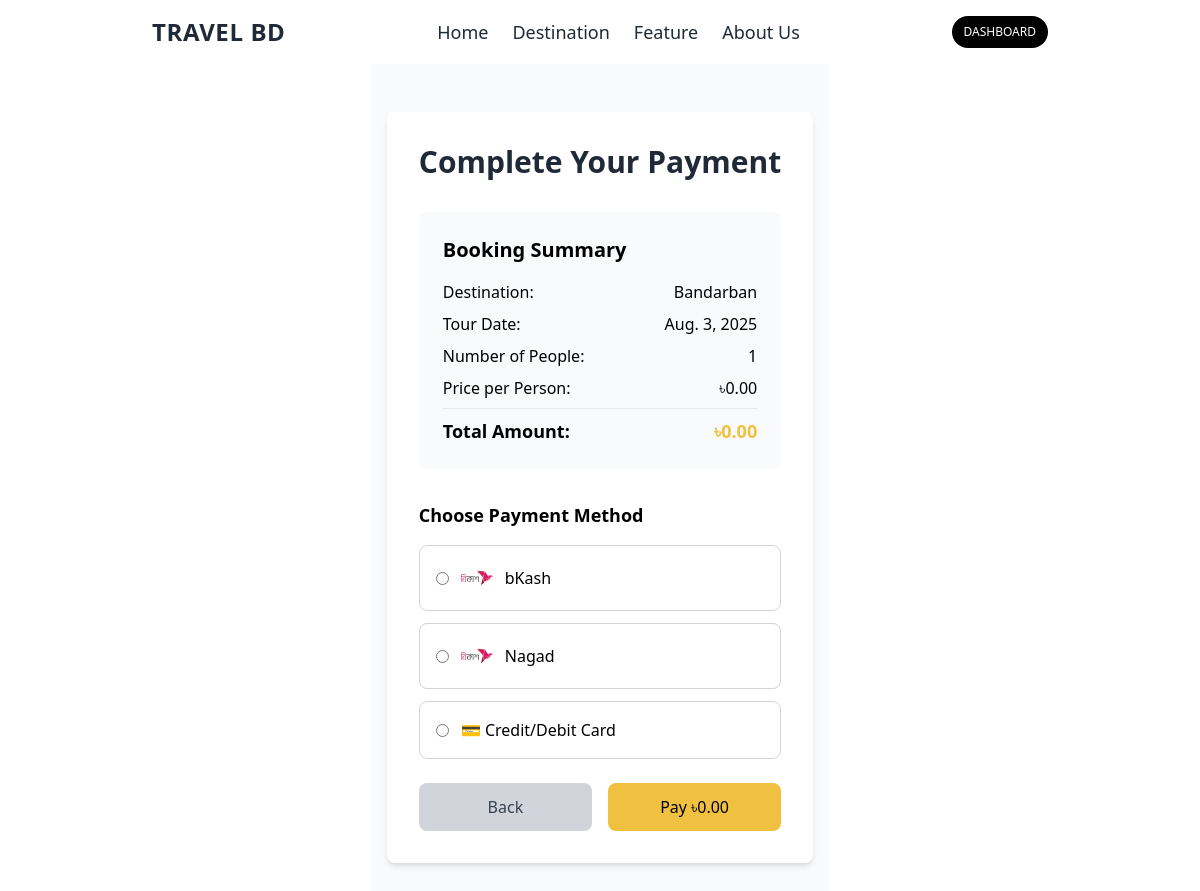
The app's page /destinations/payment/2/ (signed in) with its own data.
### destination/models.py (models this page shows, shortened)
class TourBooking(models.Model):
    BOOKING_STATUS_CHOICES = [
        ('pending', 'Pending'),
        ('confirmed', 'Confirmed'),
        ('cancelled', 'Cancelled'),
        ('completed', 'Completed'),
    ]
    user = models.ForeignKey(User, on_delete=models.CASCADE)
    destination = models.ForeignKey(Destination, on_delete=models.CASCADE)
    booking_date = models.DateTimeField(auto_now_add=True)
    tour_date = models.DateField()
    number_of_people = models.IntegerField(default=1)
    total_amount = models.DecimalField(max_digits=10, decimal_places=2)
    status = models.CharField(max_length=20, choices=BOOKING_STATUS_CHOICES, default='pending')
    special_requests = models.TextField(blank=True)
    contact_phone = models.CharField(max_length=15)

class Destination(models.Model):
    CATEGORY_CHOICES = [
        ('beach', 'Beach'),
        ('mountain', 'Mountain'),
        ('historical', 'Historical'),
        ('cultural', 'Cultural'),
        ('adventure', 'Adventure'),
        ('religious', 'Religious'),
        ('nature', 'Nature'),
        ('waterfall', 'Waterfall'),
        ('forest', 'Forest'),
        ('archaeological', 'Archaeological'),
    ]
    name = models.CharField(max_length=200)
    slug = models.SlugField(max_length=250, unique=True, blank=True)
    description = models.TextField()
    short_description = models.CharField(max_length=300)
    location = models.CharField(max_length=200)
    district = models.CharField(max_length=100)
    division = models.CharField(max_length=100)
    category = models.CharField(max_length=20, choices=CATEGORY_CHOICES)
    main_image = models.ImageField(upload_to='destinations/images/', blank=True, null=True)
    gallery_image_1 = models.ImageField(upload_to='destinations/images/', blank=True, null=True)
    gallery_image_2 = models.ImageField(upload_to='destinations/images/', blank=True, null=True)
    gallery_image_3 = models.ImageField(upload_to='destinations/images/', blank=True, null=True)
    best_time_to_visit = models.CharField(max_length=200)
    entry_fee = models.DecimalField(max_digits=8, decimal_places=2, default=0.00)
    duration = models.CharField(max_length=100)
    difficulty_level = models.CharField(max_length=50, choices=[
        ('easy', 'Easy'),
        ('moderate', 'Moderate'),
        ('hard', 'Hard'),
    ], default='easy')
    latitude = models.DecimalField(max_digits=9, decimal_places=6, blank=True, null=True)
    longitude = models.DecimalField(max_digits=9, decimal_places=6, blank=True, null=True)
    meta_description = models.CharField(max_length=160, blank=True)
    featured = models.BooleanField(default=False)
    is_active = models.BooleanField(default=True)
    created_at = models.DateTimeField(auto_now_add=True)
    updated_at = models.DateTimeField(auto_now=True)
    created_by = models.ForeignKey(User, on_delete=models.CASCADE, related_name='destinations', null=True, blank=True)
    tour_price = models.DecimalField(max_digits=10, decimal_places=2, default=0)
    tour_duration_days = models.IntegerField(default=1)
    max_group_size = models.IntegerField(default=20)
    tour_includes = models.TextField(blank=True, help_text="What's included in the tour package")
    tour_excludes = models.TextField(blank=True, help_text="What's not included")
    available_dates = models.TextField(blank=True, help_text="Available tour dates")
    class Meta:
        ordering = ['-featured', '-created_at']
        verbose_name = 'Destination'
        verbose_name_plural = 'Destinations'

### destination/views.py (the view, shortened to what this page needs)
# urls.py: path('payment/<int:booking_id>/', views.payment_view, name='payment'),
@login_required
def payment_view(request, booking_id):
    booking = get_object_or_404(TourBooking, id=booking_id, user=request.user)
    return render(request, 'payment.html', {'booking': booking})

### templates/payment.html (shortened to what this page needs)
{% extends 'base.html' %} {%load static%} {% block body %}
<div class="min-h-screen bg-gray-50 py-12">
  <div class="max-w-3xl mx-auto px-4">
    <div class="bg-white rounded-lg shadow-md p-8">
      <h1 class="text-3xl font-bold text-gray-800 mb-8">
        Complete Your Payment
      </h1>
      <div class="bg-gray-50 rounded-lg p-6 mb-8">
        <h2 class="text-xl font-semibold mb-4">Booking Summary</h2>
        <div class="space-y-2">
          <div class="flex justify-between">
            <span>Destination:</span>
            <span class="font-medium">{{ booking.destination.name }}</span>
          </div>
          <div class="flex justify-between">
            <span>Tour Date:</span>
            <span class="font-medium">{{ booking.tour_date }}</span>
          </div>
          <div class="flex justify-between">
            <span>Number of People:</span>
            <span class="font-medium">{{ booking.number_of_people }}</span>
          </div>
          <div class="flex justify-between">
            <span>Price per Person:</span>
            <span class="font-medium"
              >৳{{ booking.destination.tour_price }}</span
            >
          </div>
          <hr class="my-3" />
          <div class="flex justify-between text-lg font-bold">
            <span>Total Amount:</span>
            <span class="text-primary">৳{{ booking.total_amount }}</span>
          </div>
        </div>
      </div>
      <form method="POST">
        <div class="mb-6">
          <h3 class="text-lg font-semibold mb-4">Choose Payment Method</h3>
          <div class="space-y-3">
            <label
              class="flex items-center p-4 border border-gray-300 rounded-lg cursor-pointer hover:bg-gray-50"
            >
              <input
                type="radio"
                name="payment_method"
                value="bkash"
                required
                class="mr-3"
              />
              <img
                src="{% static 'images/icons/bkash.svg' %}"
                alt="bKash"
                class="w-8 h-8 mr-3"
                onerror="this.style.display='none'"
              />
              <span>bKash</span>
            </label>
            <label
              class="flex items-center p-4 border border-gray-300 rounded-lg cursor-pointer hover:bg-gray-50"
            >
              <input
                type="radio"
                name="payment_method"
                value="nagad"
                required
                class="mr-3"
              />
              <img
                src="{% static 'images/icons/bkash.svg' %}"
                alt="Nagad"
                class="w-8 h-8 mr-3"
                onerror="this.style.display='none'"
              />
              <span>Nagad</span>
            </label>
            <label
              class="flex items-center p-4 border border-gray-300 rounded-lg cursor-pointer hover:bg-gray-50"
            >
              <input
                type="radio"
                name="payment_method"
                value="card"
                required
                class="mr-3"
              />
              <span>💳 Credit/Debit Card</span>
            </label>
          </div>
        </div>
        <div class="flex space-x-4">
          <a
            href="{% url 'destination:destination_detail' booking.destination.slug %}"
            class="flex-1 bg-gray-300 text-gray-700 py-3 px-6 rounded-lg text-center hover:bg-gray-400"
          >
            Back
          </a>
          <button
            type="submit"
            class="flex-1 bg-primary text-black py-3 px-6 rounded-lg hover:bg-yellow-500"
          >
            Pay ৳{{ booking.total_amount }}
          </button>
        </div>
      </form>
    </div>
  </div>
</div>
{% endblock %}

### records on screen
TourBooking: destination.name "Bandarban", tour_date "Aug. 3, 2025", number_of_people "1", destination.tour_price "0.00", total_amount "0.00"
